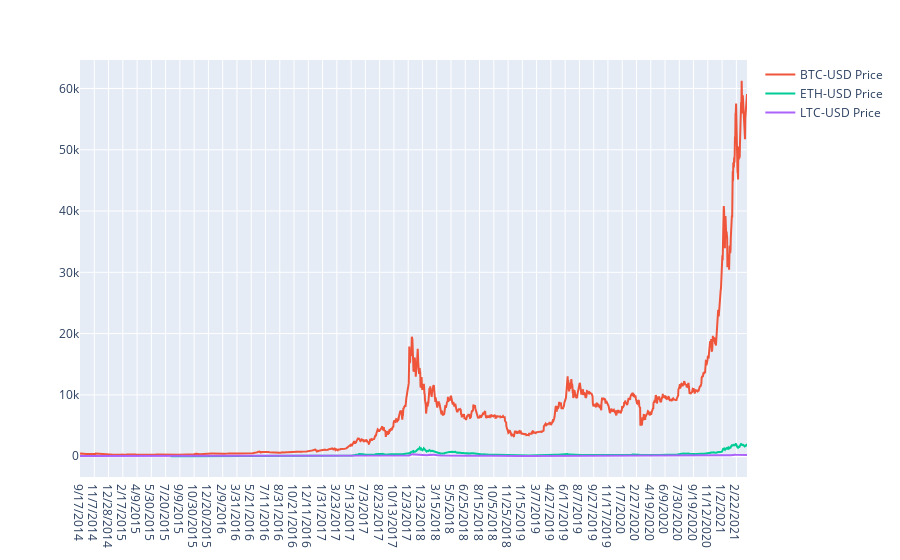

Here is the notebook cell this chart was saved with:
### Markdown cell above
# TASK #4: PLOT INTERACTIVE MULTIPLE LINE PLOTS USING PLOTLY EXPRESS

### Code cell
fig = px.line()

for i in crypto_df.columns[1:]:
    fig.add_scatter(x = crypto_df['Date'], y = crypto_df[i], name = i)
fig.update_layout(hovermode="x")
fig.show()

### Figure 1 — Plotly figure (JSON) as saved in the notebook; plotly's stock layout.template omitted (floating-point values rounded to 4 significant figures; data arrays with more than 128 entries replaced by an {"elided": "..."} marker saying what was removed)
{"data": [{"hovertemplate": "<extra></extra>", "legendgroup": "", "line": {"color": "#636efa", "dash": "solid"}, "marker": {"symbol": "circle"}, "mode": "lines", "name": "", "orientation": "v", "showlegend": false, "type": "scatter", "xaxis": "x", "yaxis": "y"}, {"name": "BTC-USD Price", "type": "scatter", "x": {"elided": "2385 str values"}, "y": {"elided": "2385 float values"}}, {"name": "ETH-USD Price", "type": "scatter", "x": {"elided": "2385 str values"}, "y": {"elided": "2385 float values"}}, {"name": "LTC-USD Price", "type": "scatter", "x": {"elided": "2385 str values"}, "y": {"elided": "2385 float values"}}], "layout": {"hovermode": "x", "legend": {"tracegroupgap": 0}, "margin": {"t": 60}, "xaxis": {"anchor": "y", "domain": [0, 1]}, "yaxis": {"anchor": "x", "domain": [0, 1]}}}
